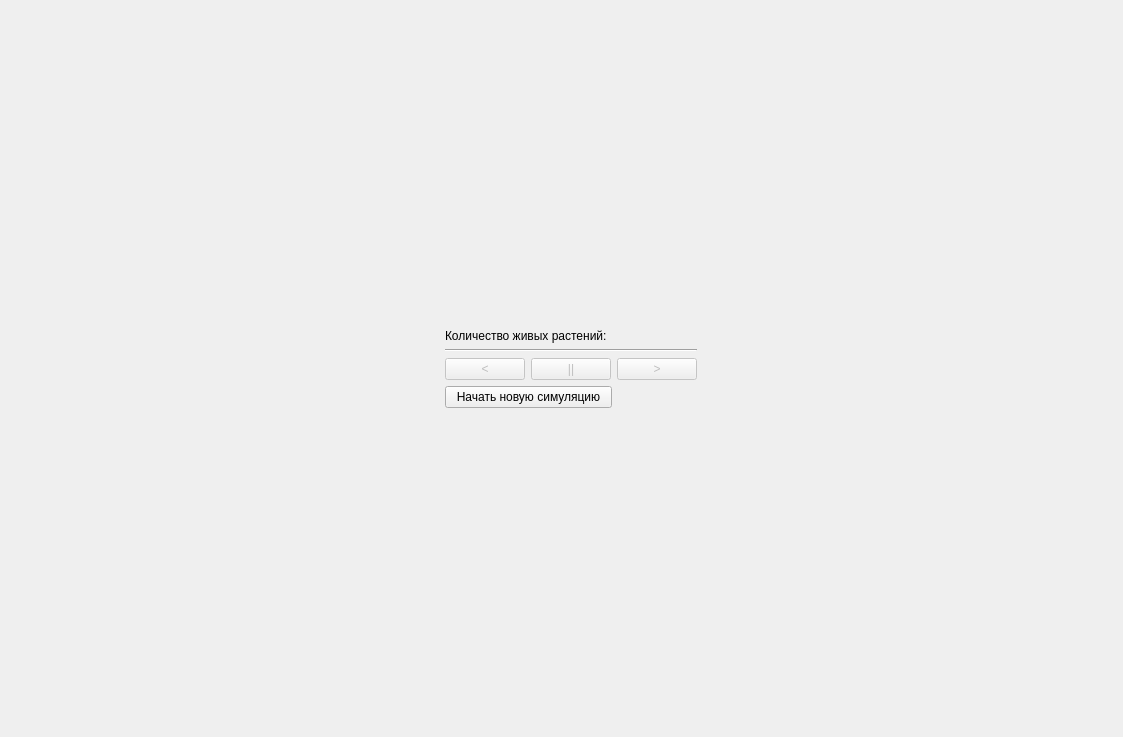
<?xml version="1.0" encoding="UTF-8"?>
<ui version="4.0">
 <class>mainForm</class>
 <widget class="QWidget" name="mainForm">
  <property name="geometry">
   <rect>
    <x>0</x>
    <y>0</y>
    <width>1123</width>
    <height>737</height>
   </rect>
  </property>
  <property name="windowTitle">
   <string>Form</string>
  </property>
  <layout class="QHBoxLayout" name="horizontalLayout">
   <item>
    <layout class="QVBoxLayout" name="verticalLayout_3">
     <item>
      <spacer name="verticalSpacer_3">
       <property name="orientation">
        <enum>Qt::Vertical</enum>
       </property>
       <property name="sizeHint" stdset="0">
        <size>
         <width>20</width>
         <height>40</height>
        </size>
       </property>
      </spacer>
     </item>
     <item>
      <layout class="QGridLayout" name="gridLayout_Map"/>
     </item>
     <item>
      <spacer name="verticalSpacer_4">
       <property name="orientation">
        <enum>Qt::Vertical</enum>
       </property>
       <property name="sizeHint" stdset="0">
        <size>
         <width>20</width>
         <height>40</height>
        </size>
       </property>
      </spacer>
     </item>
    </layout>
   </item>
   <item>
    <layout class="QVBoxLayout" name="verticalLayout_2">
     <item>
      <spacer name="verticalSpacer_2">
       <property name="orientation">
        <enum>Qt::Vertical</enum>
       </property>
       <property name="sizeHint" stdset="0">
        <size>
         <width>20</width>
         <height>40</height>
        </size>
       </property>
      </spacer>
     </item>
     <item>
      <layout class="QFormLayout" name="formLayout_5">
       <item row="0" column="0">
        <widget class="QLabel" name="label_7">
         <property name="maximumSize">
          <size>
           <width>180</width>
           <height>16777215</height>
          </size>
         </property>
         <property name="text">
          <string>Количество живых растений:</string>
         </property>
        </widget>
       </item>
       <item row="0" column="1">
        <widget class="QLabel" name="label_CountOfPlants">
         <property name="maximumSize">
          <size>
           <width>167</width>
           <height>16777215</height>
          </size>
         </property>
         <property name="text">
          <string/>
         </property>
        </widget>
       </item>
       <item row="1" column="0" colspan="2">
        <widget class="Line" name="line">
         <property name="orientation">
          <enum>Qt::Horizontal</enum>
         </property>
        </widget>
       </item>
      </layout>
     </item>
     <item>
      <layout class="QHBoxLayout" name="horizontalLayout_2">
       <item>
        <widget class="QPushButton" name="pushButton_Slower">
         <property name="enabled">
          <bool>false</bool>
         </property>
         <property name="maximumSize">
          <size>
           <width>167</width>
           <height>16777215</height>
          </size>
         </property>
         <property name="text">
          <string>&lt;</string>
         </property>
        </widget>
       </item>
       <item>
        <widget class="QPushButton" name="pushButton_Pause">
         <property name="enabled">
          <bool>false</bool>
         </property>
         <property name="maximumSize">
          <size>
           <width>167</width>
           <height>16777215</height>
          </size>
         </property>
         <property name="text">
          <string>||</string>
         </property>
        </widget>
       </item>
       <item>
        <widget class="QPushButton" name="pushButton_Faster">
         <property name="enabled">
          <bool>false</bool>
         </property>
         <property name="maximumSize">
          <size>
           <width>167</width>
           <height>16777215</height>
          </size>
         </property>
         <property name="text">
          <string>&gt;</string>
         </property>
        </widget>
       </item>
      </layout>
     </item>
     <item>
      <widget class="QPushButton" name="initButton">
       <property name="maximumSize">
        <size>
         <width>167</width>
         <height>16777215</height>
        </size>
       </property>
       <property name="text">
        <string>Начать новую симуляцию</string>
       </property>
      </widget>
     </item>
     <item>
      <spacer name="verticalSpacer">
       <property name="orientation">
        <enum>Qt::Vertical</enum>
       </property>
       <property name="sizeHint" stdset="0">
        <size>
         <width>20</width>
         <height>40</height>
        </size>
       </property>
      </spacer>
     </item>
    </layout>
   </item>
  </layout>
 </widget>
 <resources/>
 <connections/>
</ui>
